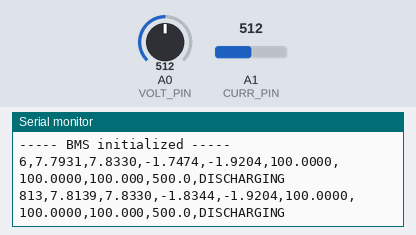
The sketch below on a simulated Arduino Mega 2560, built for the host (arithmetic inside an expression is 32-bit, double 64-bit). Shown: the last lines printed to the serial monitor. Inputs (shaded band) come from the test bench; at power-on: A1 (CURR_PIN) = 512, A0 (VOLT_PIN) = 512.

Above: at 1.2 s.
1.3 s: A1 (CURR_PIN) set to 819
At 2.3 s:
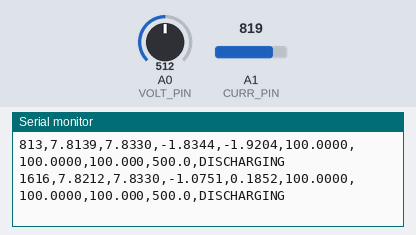
2.8 s: A1 (CURR_PIN) set to 838
At 6.0 s:
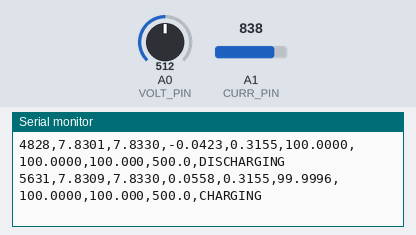
8.0 s: A1 (CURR_PIN) set to 796
At 8.7 s:
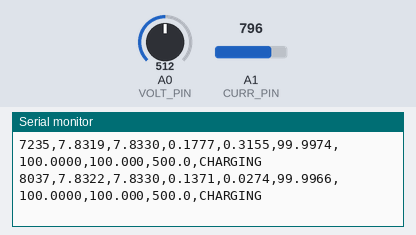
9.5 s: A1 (CURR_PIN) set to 788
At 12.7 s:
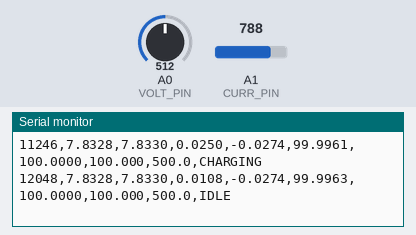
Timing chart, 0 to 14.2 s (numbered marks = the images above; inputs shaded):
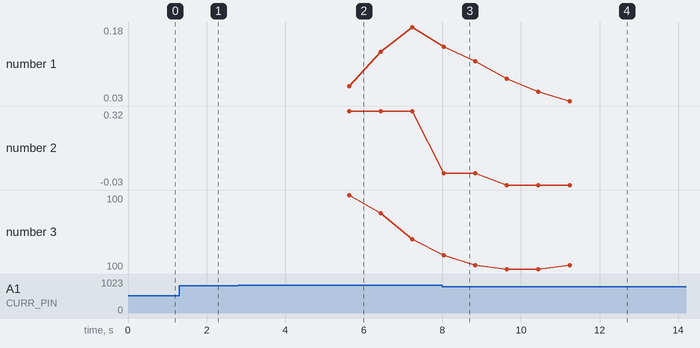

Measured:
- the behaviour switches between 837 and 838 on A1 (CURR_PIN) (found by bisection; images 1 and 2)
- the behaviour switches between 789 and 788 on A1 (CURR_PIN) (found by bisection; images 3 and 4)
- after the input at 1.3 s, the serial monitor: prints a new line after 0.32 s (image 1)
- after the input at 2.8 s, the serial monitor: prints a new line after 0.42 s (image 2)
- after the input at 8.0 s, the serial monitor: prints a new line at once (image 3)
- after the input at 9.5 s, the serial monitor: prints a new line after 0.14 s (image 4)
- plotted number 1: 0.18 → 0.11 after the input at 8.0 s, 0.11 → 0.03 after the input at 9.5 s
- plotted number 2: 0.32 → 0.03 after the input at 8.0 s, 0.03 → -0.03 after the input at 9.5 s

The sketch:

stm32_bms_kalman.ino
```cpp
// ===============================================================
// STM32 NUCLEO-L433RC-P
// Full BMS with Kalman Filters + UART Streaming to ESP32
// Sensors: onboard ADC (voltage divider) + current sense (INA219-derived scale)
// ===============================================================

#define VOLT_PIN A0
#define CURR_PIN A1

// === IMPORTANT: declare Serial1 for NUCLEO-L433RC-P ===
// USART1 TX = PB6, RX = PB7
HardwareSerial Serial1(PB7, PB6); // (RX, TX)

// --- Calibrated constants ---
const float VOLT_SCALE    = 0.0152988f;   // V per ADC count
const long  I_ZERO        = 792L;         // zero-current ADC count
const float COUNTS_PER_A  = 145.8f;       // counts per amp (adjust if needed)

// --- Battery parameters ---
const float FULL_VOLT        = 4.20f;
const float EMPTY_VOLT       = 3.00f;
const float NOMINAL_CAP_mAh  = 2600.0f;
const float NOMINAL_RUL      = 500.0f;

// --- 1D Kalman Filter Class ---
class SimpleKalman {
  public:
    SimpleKalman(float q, float r, float p, float init_val) {
      Q = q; R = r; P = p; X = init_val;
    }
    float update(float measurement) {
      P += Q;
      float K = P / (P + R);
      X += K * (measurement - X);
      P *= (1.0f - K);
      return X;
    }
  private:
    float Q, R, P, X;
};

// --- Filters ---
SimpleKalman kalmanV(0.001f, 0.01f, 1.0f, 3.8f);
SimpleKalman kalmanI(0.01f, 0.1f, 1.0f, 0.0f);

// --- SOC Kalman ---
float soc_x = 50.0f, soc_P = 1.0f;
float soc_Q = 0.005f, soc_R = 1.0f;

// --- Helper Functions ---
inline float voltageToSoc(float v) {
  float soc = ((v - EMPTY_VOLT) / (FULL_VOLT - EMPTY_VOLT)) * 100.0f;
  if (soc < 0.0f) soc = 0.0f;
  if (soc > 100.0f) soc = 100.0f;
  return soc;
}

unsigned long lastMillis = 0;
float dt_seconds() {
  unsigned long now = millis();
  float dt = (now - lastMillis) / 1000.0f;
  lastMillis = now;
  if (dt <= 0.0f) dt = 0.001f;
  return dt;
}

void socKalmanUpdate(float soc_meas, float &x, float &P) {
  float K = P / (P + soc_R);
  x = x + K * (soc_meas - x);
  P = (1.0f - K) * P;
}

// ===============================================================
// SETUP
// ===============================================================
void setup() {
  Serial.begin(115200);     // USB serial to PC
  Serial1.begin(115200);    // UART serial to ESP32 (TX=PB6, RX=PB7 on Nucleo-L433RC-P)
  while (!Serial) {}

  lastMillis = millis();
  Serial.println("time_ms,battV_filtered,battV_raw,current_filtered,current_raw,SOC_kalman,SOC_voltage,SOH,RUL,status");

  long rawV0 = analogRead(VOLT_PIN);
  float battV0 = rawV0 * VOLT_SCALE;
  soc_x = voltageToSoc(battV0);
  soc_P = 1.0f;

  Serial.println("----- BMS initialized -----");
  Serial1.println("----- STM32 BMS streaming via UART -----");
}

// ===============================================================
// MAIN LOOP
// ===============================================================
void loop() {
  float dt = dt_seconds();
  long rawV = analogRead(VOLT_PIN);
  long rawI = analogRead(CURR_PIN);

  float battV_raw = rawV * VOLT_SCALE;
  float i_raw = (rawI - (float)I_ZERO) / COUNTS_PER_A;

  float battV_f = kalmanV.update(battV_raw);
  float i_f = kalmanI.update(i_raw);

  float capacity_Ah = NOMINAL_CAP_mAh / 1000.0f;
  float dt_hours = dt / 3600.0f;
  float deltaSOC = -(i_f * dt_hours) / capacity_Ah * 100.0f;
  float soc_pred = constrain(soc_x + deltaSOC, 0.0f, 100.0f);
  soc_P += fabs(deltaSOC) * 0.01f + soc_Q;

  float soc_meas = voltageToSoc(battV_f);
  socKalmanUpdate(soc_meas, soc_pred, soc_P);
  soc_x = soc_pred;

  static float soh = 100.0f;
  soh -= 0.00005f * (100.0f - soc_x);
  soh = constrain(soh, 50.0f, 100.0f);
  float rul = (soh / 100.0f) * NOMINAL_RUL;

  const char *status = "IDLE";
  if (i_f > 0.02f) status = "CHARGING";
  else if (i_f < -0.02f) status = "DISCHARGING";

  unsigned long tms = millis();

  // --- CSV String ---
  String csv = String(tms) + "," + String(battV_f, 4) + "," + String(battV_raw, 4) + "," +
               String(i_f, 4) + "," + String(i_raw, 4) + "," + String(soc_x, 4) + "," +
               String(soc_meas, 4) + "," + String(soh, 3) + "," + String(rul, 1) + "," + String(status);

  // Send to both PC and ESP32
  Serial.println(csv);
  Serial1.println(csv);     // <--- UART output to ESP32

  delay(800);
}
```
